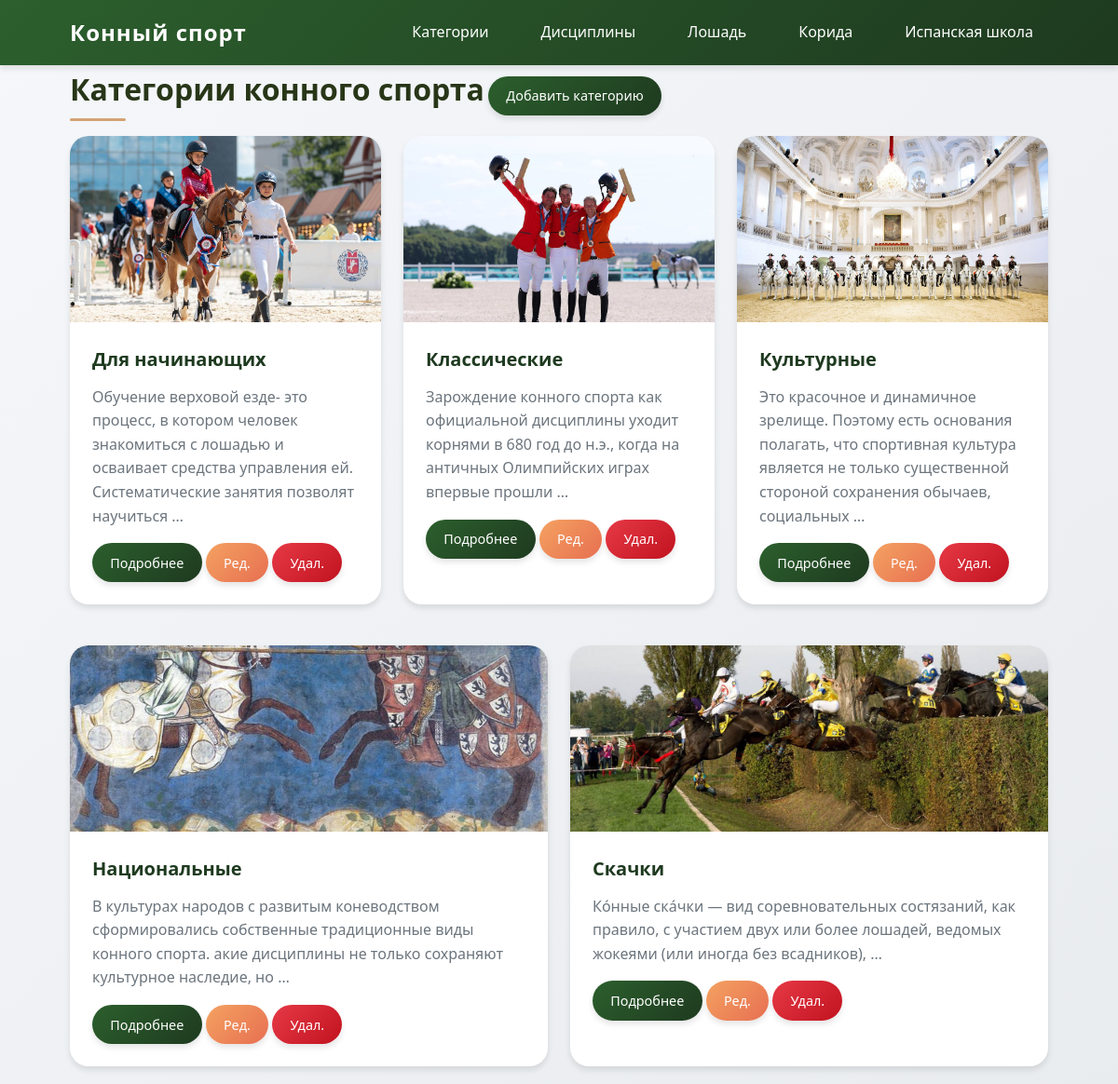
The page /categories/ on the database as committed earlier.
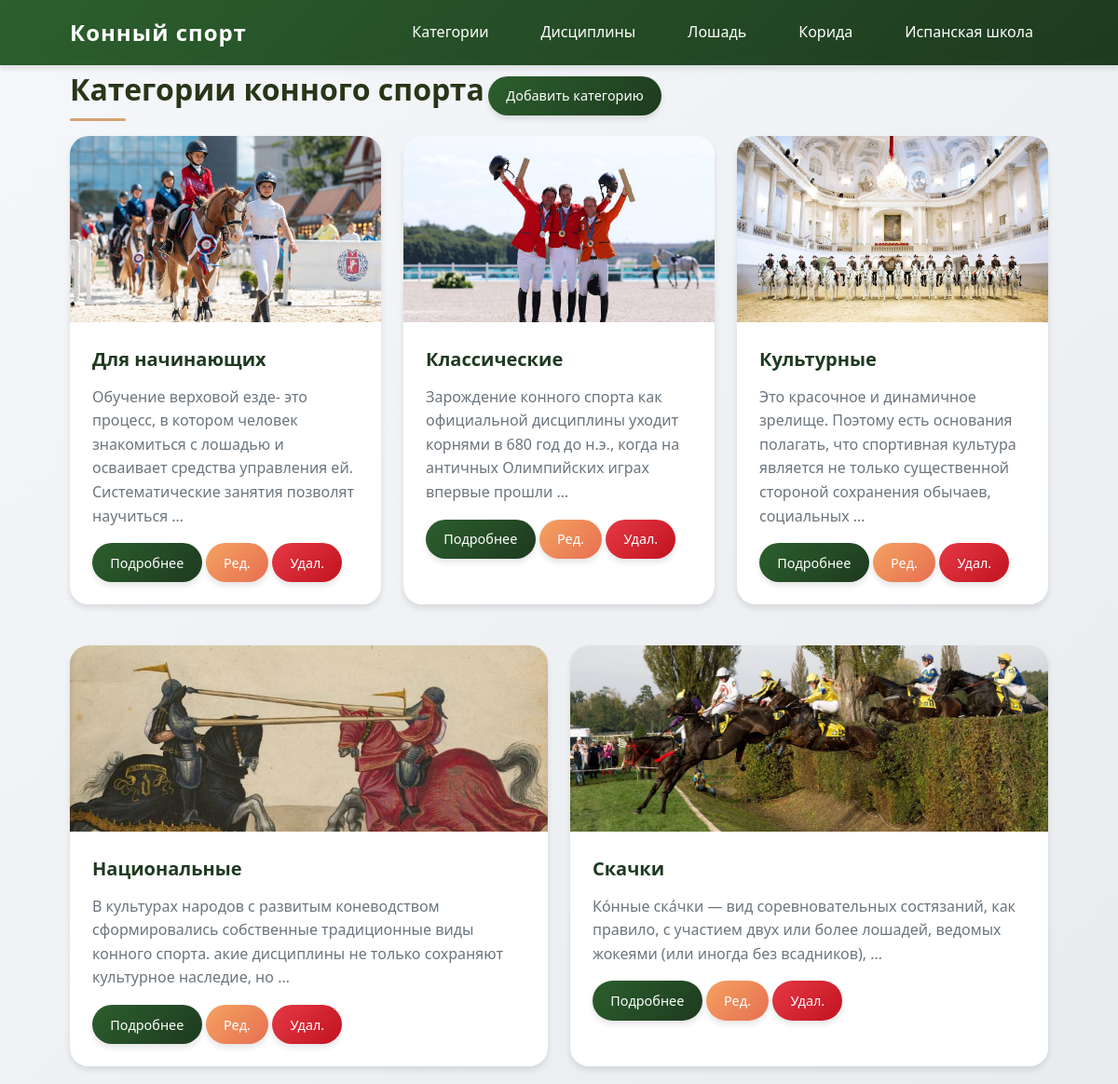
The same page on the database as committed later.
### module_project/models.py (models this page shows, shortened)
class Category(models.Model):
    name = models.CharField(max_length=100, verbose_name="Название")
    description = models.TextField(blank=True, verbose_name="Описание")
    image = models.ImageField(upload_to='categories/', blank=True, null=True, verbose_name="Изображение")
    created_at = models.DateTimeField(auto_now_add=True, verbose_name="Дата создания")
    class Meta:
        verbose_name = "Категория"
        verbose_name_plural = "Категории"
        ordering = ['name']

### module_project/views.py (the view)
# urls.py: path('categories/', views.CategoryListView.as_view(), name='category_list'),
class CategoryListView(ListView):
    model = Category
    template_name = 'category_list.html'
    context_object_name = 'categories'

### module_project/templates/category_list.html
{% extends 'base.html' %}
{% block content %}
<h1>Категории конного спорта</h1>
<a href="{% url 'module_project:category_create' %}" class="btn btn-primary mb-3">Добавить категорию</a>
<div class="row">
    {% for category in categories %}
        <div class="col-md-4 mb-3">
            <div class="card">
                {% if category.image %}
                    <img src="{{ category.image.url }}" class="card-img-top" alt="{{ category.name }}">
                {% endif %}
                <div class="card-body">
                    <h5 class="card-title">{{ category.name }}</h5>
                    <p class="card-text">{{ category.description|truncatewords:20 }}</p>
                    <a href="{% url 'module_project:category_detail' category.pk %}" class="btn btn-primary">Подробнее</a>
                    <a href="{% url 'module_project:category_update' category.pk %}" class="btn btn-warning">Ред.</a>
                    <a href="{% url 'module_project:category_delete' category.pk %}" class="btn btn-danger">Удал.</a>
                </div>
            </div>
        </div>
    {% empty %}
        <p>Нет категорий.</p>
    {% endfor %}
</div>
{% endblock %}

Rows that differ between the two databases and show on the page:
changed Category "Национальные": image: a different picture
